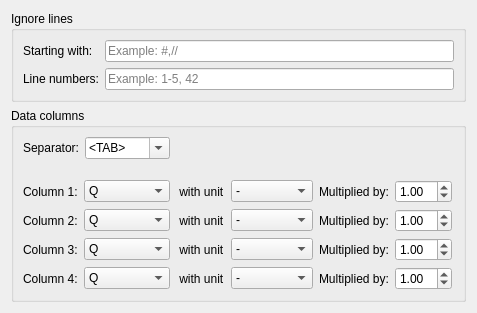
<?xml version="1.0" encoding="UTF-8"?>
<ui version="4.0">
 <class>AutomaticMultiColumnDataLoader1DProperties</class>
 <widget class="QWidget" name="AutomaticMultiColumnDataLoader1DProperties">
  <property name="geometry">
   <rect>
    <x>0</x>
    <y>0</y>
    <width>477</width>
    <height>289</height>
   </rect>
  </property>
  <property name="windowTitle">
   <string>Form</string>
  </property>
  <layout class="QVBoxLayout" name="verticalLayout_2">
   <item>
    <widget class="QGroupBox" name="groupBox_2">
     <property name="title">
      <string>Ignore lines</string>
     </property>
     <layout class="QFormLayout" name="formLayout">
      <item row="0" column="1">
       <widget class="QLineEdit" name="headerPrefixEdit">
        <property name="text">
         <string/>
        </property>
        <property name="placeholderText">
         <string>Example: #,//</string>
        </property>
       </widget>
      </item>
      <item row="1" column="1">
       <widget class="QLineEdit" name="linesToSkipEdit">
        <property name="placeholderText">
         <string>Example: 1-5, 42</string>
        </property>
       </widget>
      </item>
      <item row="1" column="0">
       <widget class="QLabel" name="label_2">
        <property name="text">
         <string>Line numbers:</string>
        </property>
       </widget>
      </item>
      <item row="0" column="0">
       <widget class="QLabel" name="label_3">
        <property name="text">
         <string>Starting with:</string>
        </property>
       </widget>
      </item>
     </layout>
    </widget>
   </item>
   <item>
    <widget class="QGroupBox" name="groupBox">
     <property name="title">
      <string>Data columns</string>
     </property>
     <layout class="QVBoxLayout" name="verticalLayout_4">
      <item>
       <layout class="QHBoxLayout" name="horizontalLayout_5">
        <item>
         <widget class="QLabel" name="label_4">
          <property name="text">
           <string>Separator:</string>
          </property>
         </widget>
        </item>
        <item>
         <widget class="QComboBox" name="separatorCombo">
          <property name="editable">
           <bool>true</bool>
          </property>
          <item>
           <property name="text">
            <string>&lt;TAB&gt;</string>
           </property>
          </item>
          <item>
           <property name="text">
            <string>&lt;SPACE&gt;</string>
           </property>
          </item>
          <item>
           <property name="text">
            <string>,</string>
           </property>
          </item>
          <item>
           <property name="text">
            <string>;</string>
           </property>
          </item>
         </widget>
        </item>
        <item>
         <spacer name="horizontalSpacer_4">
          <property name="orientation">
           <enum>Qt::Horizontal</enum>
          </property>
          <property name="sizeHint" stdset="0">
           <size>
            <width>40</width>
            <height>20</height>
           </size>
          </property>
         </spacer>
        </item>
       </layout>
      </item>
      <item>
       <spacer name="verticalSpacer">
        <property name="orientation">
         <enum>Qt::Vertical</enum>
        </property>
        <property name="sizeType">
         <enum>QSizePolicy::Fixed</enum>
        </property>
        <property name="sizeHint" stdset="0">
         <size>
          <width>20</width>
          <height>15</height>
         </size>
        </property>
       </spacer>
      </item>
      <item>
       <layout class="QGridLayout" name="gridLayout">
        <item row="1" column="1">
         <widget class="QComboBox" name="typeCombo2">
          <item>
           <property name="text">
            <string>Q</string>
           </property>
          </item>
          <item>
           <property name="text">
            <string>R</string>
           </property>
          </item>
          <item>
           <property name="text">
            <string>dR</string>
           </property>
          </item>
          <item>
           <property name="text">
            <string>dQ</string>
           </property>
          </item>
          <item>
           <property name="text">
            <string>&lt;ignored&gt;</string>
           </property>
          </item>
         </widget>
        </item>
        <item row="1" column="3">
         <widget class="QComboBox" name="unitCombo2">
          <item>
           <property name="text">
            <string>-</string>
           </property>
          </item>
          <item>
           <property name="text">
            <string>nm</string>
           </property>
          </item>
          <item>
           <property name="text">
            <string>Angstrom</string>
           </property>
          </item>
         </widget>
        </item>
        <item row="0" column="5">
         <widget class="QDoubleSpinBox" name="factorSpinBox1">
          <property name="value">
           <double>1.000000000000000</double>
          </property>
         </widget>
        </item>
        <item row="0" column="1">
         <widget class="QComboBox" name="typeCombo1">
          <item>
           <property name="text">
            <string>Q</string>
           </property>
          </item>
          <item>
           <property name="text">
            <string>R</string>
           </property>
          </item>
          <item>
           <property name="text">
            <string>dR</string>
           </property>
          </item>
          <item>
           <property name="text">
            <string>dQ</string>
           </property>
          </item>
          <item>
           <property name="text">
            <string>&lt;ignored&gt;</string>
           </property>
          </item>
         </widget>
        </item>
        <item row="0" column="0">
         <widget class="QLabel" name="label">
          <property name="text">
           <string>Column 1:</string>
          </property>
         </widget>
        </item>
        <item row="3" column="1">
         <widget class="QComboBox" name="typeCombo4">
          <item>
           <property name="text">
            <string>Q</string>
           </property>
          </item>
          <item>
           <property name="text">
            <string>R</string>
           </property>
          </item>
          <item>
           <property name="text">
            <string>dR</string>
           </property>
          </item>
          <item>
           <property name="text">
            <string>dQ</string>
           </property>
          </item>
          <item>
           <property name="text">
            <string>&lt;ignored&gt;</string>
           </property>
          </item>
         </widget>
        </item>
        <item row="2" column="2">
         <widget class="QLabel" name="unitLabel3">
          <property name="text">
           <string> with unit</string>
          </property>
         </widget>
        </item>
        <item row="3" column="4">
         <widget class="QLabel" name="factorLabel4">
          <property name="text">
           <string>Multiplied by:</string>
          </property>
         </widget>
        </item>
        <item row="3" column="0">
         <widget class="QLabel" name="label_9">
          <property name="text">
           <string>Column 4:</string>
          </property>
         </widget>
        </item>
        <item row="2" column="5">
         <widget class="QDoubleSpinBox" name="factorSpinBox3">
          <property name="value">
           <double>1.000000000000000</double>
          </property>
         </widget>
        </item>
        <item row="2" column="4">
         <widget class="QLabel" name="factorLabel3">
          <property name="text">
           <string>Multiplied by:</string>
          </property>
         </widget>
        </item>
        <item row="1" column="4">
         <widget class="QLabel" name="factorLabel2">
          <property name="text">
           <string>Multiplied by:</string>
          </property>
         </widget>
        </item>
        <item row="3" column="3">
         <widget class="QComboBox" name="unitCombo4">
          <item>
           <property name="text">
            <string>-</string>
           </property>
          </item>
          <item>
           <property name="text">
            <string>nm</string>
           </property>
          </item>
          <item>
           <property name="text">
            <string>Angstrom</string>
           </property>
          </item>
         </widget>
        </item>
        <item row="1" column="0">
         <widget class="QLabel" name="label_7">
          <property name="text">
           <string>Column 2:</string>
          </property>
         </widget>
        </item>
        <item row="0" column="3">
         <widget class="QComboBox" name="unitCombo1">
          <item>
           <property name="text">
            <string>-</string>
           </property>
          </item>
          <item>
           <property name="text">
            <string>nm</string>
           </property>
          </item>
          <item>
           <property name="text">
            <string>Angstrom</string>
           </property>
          </item>
         </widget>
        </item>
        <item row="3" column="2">
         <widget class="QLabel" name="unitLabel4">
          <property name="text">
           <string> with unit</string>
          </property>
         </widget>
        </item>
        <item row="2" column="1">
         <widget class="QComboBox" name="typeCombo3">
          <item>
           <property name="text">
            <string>Q</string>
           </property>
          </item>
          <item>
           <property name="text">
            <string>R</string>
           </property>
          </item>
          <item>
           <property name="text">
            <string>dR</string>
           </property>
          </item>
          <item>
           <property name="text">
            <string>dQ</string>
           </property>
          </item>
          <item>
           <property name="text">
            <string>&lt;ignored&gt;</string>
           </property>
          </item>
         </widget>
        </item>
        <item row="0" column="4">
         <widget class="QLabel" name="factorLabel1">
          <property name="text">
           <string>Multiplied by:</string>
          </property>
         </widget>
        </item>
        <item row="2" column="0">
         <widget class="QLabel" name="label_8">
          <property name="text">
           <string>Column 3:</string>
          </property>
         </widget>
        </item>
        <item row="0" column="2">
         <widget class="QLabel" name="unitLabel1">
          <property name="text">
           <string> with unit</string>
          </property>
         </widget>
        </item>
        <item row="0" column="6">
         <spacer name="horizontalSpacer">
          <property name="orientation">
           <enum>Qt::Horizontal</enum>
          </property>
          <property name="sizeHint" stdset="0">
           <size>
            <width>40</width>
            <height>20</height>
           </size>
          </property>
         </spacer>
        </item>
        <item row="1" column="2">
         <widget class="QLabel" name="unitLabel2">
          <property name="text">
           <string> with unit</string>
          </property>
         </widget>
        </item>
        <item row="2" column="3">
         <widget class="QComboBox" name="unitCombo3">
          <item>
           <property name="text">
            <string>-</string>
           </property>
          </item>
          <item>
           <property name="text">
            <string>nm</string>
           </property>
          </item>
          <item>
           <property name="text">
            <string>Angstrom</string>
           </property>
          </item>
         </widget>
        </item>
        <item row="1" column="5">
         <widget class="QDoubleSpinBox" name="factorSpinBox2">
          <property name="value">
           <double>1.000000000000000</double>
          </property>
         </widget>
        </item>
        <item row="3" column="5">
         <widget class="QDoubleSpinBox" name="factorSpinBox4">
          <property name="value">
           <double>1.000000000000000</double>
          </property>
         </widget>
        </item>
       </layout>
      </item>
     </layout>
    </widget>
   </item>
  </layout>
 </widget>
 <resources/>
 <connections/>
</ui>
